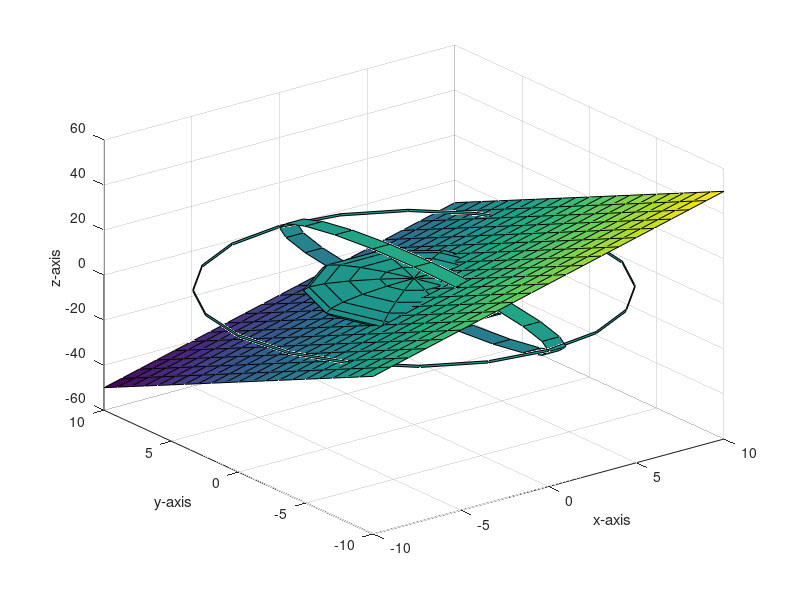

MATLAB code to generate this figure:
% Plot Multiple Surfaces on One Set of Axes
% B. Lundberg, March 29, 2018
 [Xc,Yc,Zc] = cylinder(10); 
 surf(Xc, Yc, Zc)
 hold on
 surf(Zc, Xc, Yc)
 
x=-10:1:10;,y = x;, [X, Y] = meshgrid(x,y);,Z = 2*X - 3*Y; % Making data for a plane surface

surf(X,Y,Z)
xlabel('x-axis'),ylabel('y-axis'),zlabel('z-axis')

[Xs,Ys,Zs] = sphere(10);
scale=5;
surf(scale*Xs,scale*Ys,scale*Zs)

% You can change the surface colors manually (mousing on the toolbar menue)
% or automatically by setting options for each plot.
